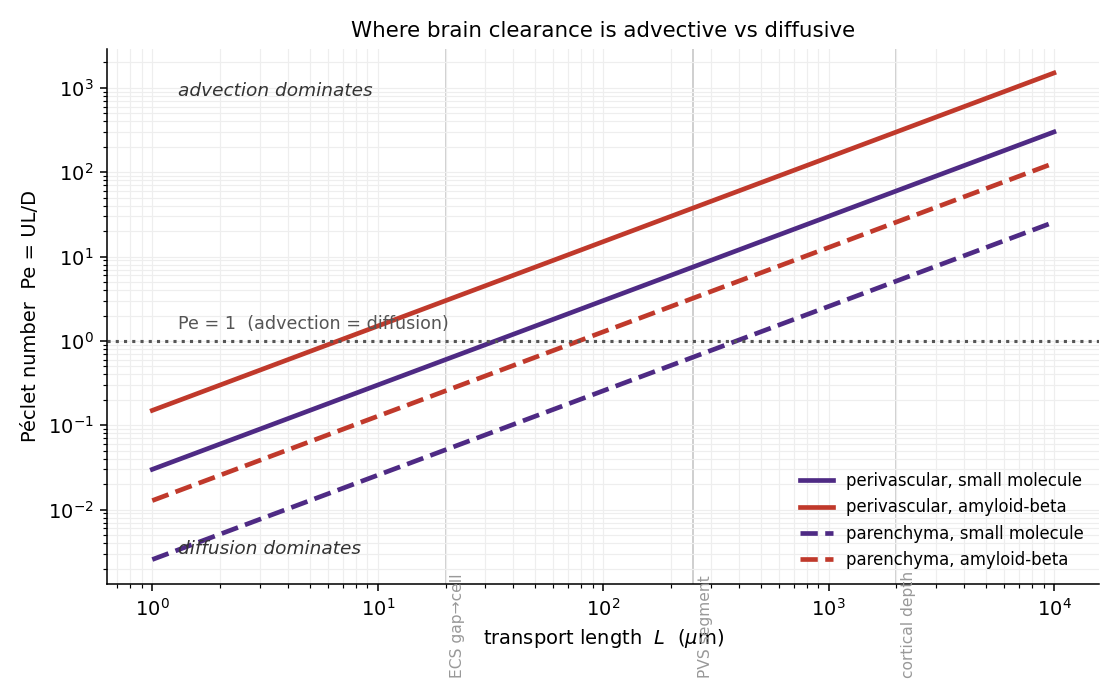

Source code (Python):
"""
Glymphatic clearance: an advection-vs-diffusion regime map (Peclet analysis).

This is NOT a simulation -- it is a transparent dimensional-analysis map of the
field's central controversy (does brain solute clearance go by bulk flow or
diffusion?), built from literature-cited numbers. The Peclet number
    Pe = U * L / D
compares advective to diffusive transport over a length L. Pe >> 1 -> advection
dominates; Pe << 1 -> diffusion dominates; Pe ~ 1 -> crossover.

Current synthesis in the field (Kelley & Thomas ARFM 2023; Holter PNAS 2017):
advection dominates in the fast perivascular spaces, diffusion dominates deep in
the low-permeability parenchyma. This map makes that quantitative and shows the
crossover length for solutes of different size (small molecule vs amyloid-beta).

Literature-cited inputs (verify against sources before formal use):
  - Perivascular CSF speed U ~ 10-20 um/s   (Mestre et al., Nat. Commun. 2018)
  - Parenchymal (Darcy) speed  U ~ 0.1-1 um/s or less (Holter PNAS 2017; low k)
  - D (small molecule, e.g. mannitol) ~ 5e-10 m^2/s
  - D (amyloid-beta monomer)          ~ 1e-10 m^2/s
  - tissue tortuosity lambda ~ 1.6 -> D_eff = D / lambda^2 ~ D / 2.6 (Nicholson)
Oscillatory (Taylor-Aris) dispersion can raise the effective D in pulsating
channels by tens-of-% to several-fold (Asgari 2016) -- shown as an uncertainty
band, not a precise value.
"""
from __future__ import annotations

import numpy as np
import matplotlib

matplotlib.use("Agg")
import matplotlib.pyplot as plt

# ---- literature-cited constants (SI) ----
U_PVS = 15e-6          # m/s, perivascular CSF speed (Mestre 2018)
U_PARENCHYMA = 0.5e-6  # m/s, parenchymal Darcy speed (Holter 2017; illustrative low-k)
D_SMALL = 5e-10        # m^2/s, small-molecule diffusivity
D_ABETA = 1e-10        # m^2/s, amyloid-beta monomer
TORTUOSITY = 1.6       # -> D_eff = D / tortuosity^2 in tissue


def peclet(U, L, D):
    return U * L / D


def crossover_length(U, D):
    """L where Pe = 1."""
    return D / U


def main():
    print("=" * 62)
    print("GLYMPHATIC CLEARANCE — advection-vs-diffusion regime map")
    print("=" * 62)

    L = np.logspace(-6, -2, 400)  # 1 um .. 10 mm transport length

    cases = [
        ("perivascular, small molecule", U_PVS, D_SMALL, "#4E2A84", "-"),
        ("perivascular, amyloid-beta", U_PVS, D_ABETA, "#C0392B", "-"),
        ("parenchyma, small molecule", U_PARENCHYMA, D_SMALL / TORTUOSITY**2, "#4E2A84", "--"),
        ("parenchyma, amyloid-beta", U_PARENCHYMA, D_ABETA / TORTUOSITY**2, "#C0392B", "--"),
    ]

    fig, ax = plt.subplots(figsize=(8.0, 5.0), dpi=140)
    print("\n  crossover length L* (Pe=1):")
    for name, U, D, color, ls in cases:
        Pe = peclet(U, L, D)
        ax.loglog(L * 1e6, Pe, ls, color=color, lw=2.4, label=name)
        Lstar = crossover_length(U, D) * 1e6  # um
        print(f"    {name:<32}: L* = {Lstar:8.1f} um")

    ax.axhline(1.0, color="#555555", lw=1.6, ls=":")
    ax.text(1.3, 1.4, "Pe = 1  (advection = diffusion)", fontsize=9, color="#555555")
    ax.text(1.3, 8e2, "advection dominates", fontsize=9.5, color="#333333", style="italic")
    ax.text(1.3, 3e-3, "diffusion dominates", fontsize=9.5, color="#333333", style="italic")
    # annotate physiological length scales
    for Lann, lab in [(20, "ECS gap→cell"), (250, "PVS segment"), (2000, "cortical depth")]:
        ax.axvline(Lann, color="#CFCFCF", lw=1.0, zorder=0)
        ax.text(Lann * 1.05, 1e-4, lab, rotation=90, fontsize=8, color="#999999", va="bottom")

    ax.set_xlabel(r"transport length  $L$  ($\mu$m)")
    ax.set_ylabel("Péclet number  Pe = UL/D")
    ax.set_title("Where brain clearance is advective vs diffusive", fontsize=11)
    ax.legend(fontsize=8.5, frameon=False, loc="lower right")
    ax.grid(True, which="both", color="#EEEEEE", lw=0.6)
    ax.set_axisbelow(True)
    for s in ("top", "right"):
        ax.spines[s].set_visible(False)
    fig.tight_layout()
    fig.savefig("glymphatic_peclet.png", facecolor="white")
    plt.close(fig)

    # -------- validation (sanity, not simulation) --------
    # perivascular small-molecule should be advective at PVS-segment scale (~250 um)
    pe_pvs = peclet(U_PVS, 250e-6, D_SMALL)
    # deep parenchyma should be diffusive at ECS scale (~20 um)
    pe_par = peclet(U_PARENCHYMA, 20e-6, D_SMALL / TORTUOSITY**2)
    print(f"\n  Pe (perivascular, 250 um) = {pe_pvs:6.1f}   -> {'advective' if pe_pvs>1 else 'diffusive'}")
    print(f"  Pe (parenchyma,   20 um)  = {pe_par:6.3f}   -> {'advective' if pe_par>1 else 'diffusive'}")
    ok = pe_pvs > 1 and pe_par < 1
    print("\n  matches field synthesis (PVS advective, deep tissue diffusive):", ok)
    print("  wrote: glymphatic_peclet.png")
    print("-" * 62)
    print(f"  REGIME MAP VALIDATION: {'PASS' if ok else 'FAIL'}")
    print("-" * 62)


if __name__ == "__main__":
    main()
